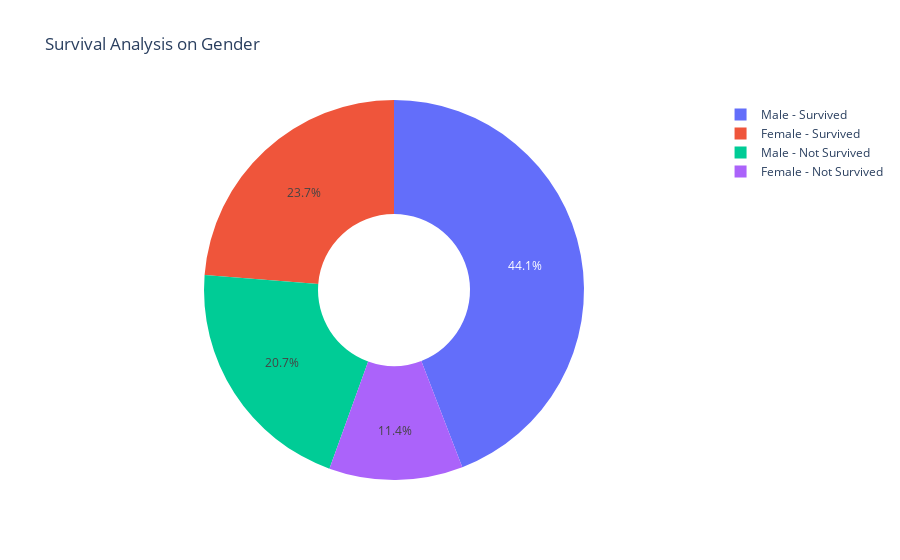

Notebook code for this chart:
### Code cell
male =heart_data[heart_data['sex']==1]
female=heart_data[heart_data['sex']==0]

male_survi=male[heart_data['DEATH_EVENT']==0]
male_not=male[heart_data['DEATH_EVENT']==1]
female_survi = female[heart_data['DEATH_EVENT']==0]
female_not=female[heart_data['DEATH_EVENT']==1]

labels = ['Male - Survived', 'Male - Not Survived', 'Female - Survived', 'Female - Not Survived']
values = [len(male[heart_data['DEATH_EVENT']==0]), len(male[heart_data['DEATH_EVENT']==1]),
         len(female[heart_data['DEATH_EVENT']==0]), len(female[heart_data['DEATH_EVENT']==1])]
fig=go.Figure(data=[go.Pie(labels=labels, values=values, hole=.4)])
fig.update_layout(
title_text='Survival Analysis on Gender')
fig.show()

### Figure 1 — Plotly figure (JSON) as saved in the notebook; plotly's stock layout.template omitted (floating-point values rounded to 4 significant figures)
{"data": [{"hole": 0.4, "labels": ["Male - Survived", "Male - Not Survived", "Female - Survived", "Female - Not Survived"], "type": "pie", "values": [132, 62, 71, 34]}], "layout": {"title": {"text": "Survival Analysis on Gender"}}}
